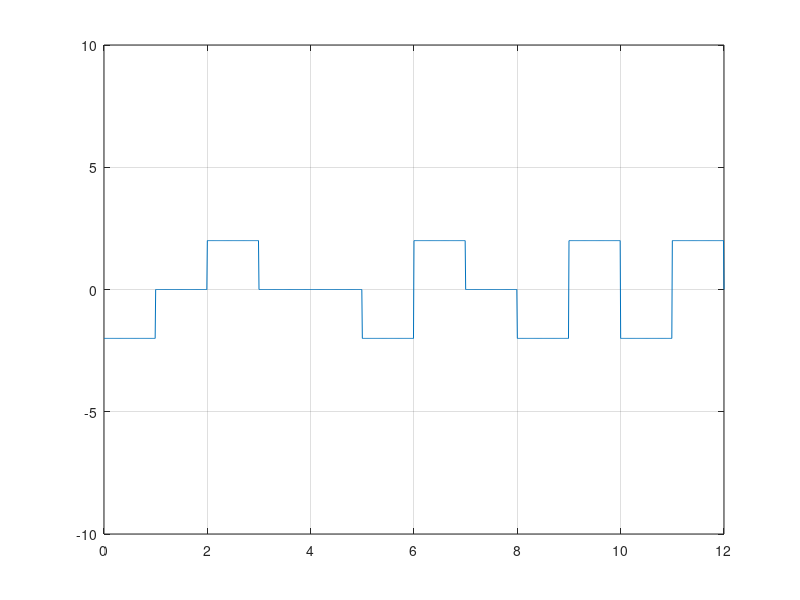

Here is the MATLAB script that generated this plot:
%Digital signal....
%Bipolar AMI
%IF bit=1 y(from:to) = opposit of previous state for non zero bit
%IF bit=0 y(from:to) = 0

clear all;
clc;
bit = [1, 0, 1, 0, 0, 1, 1, 0, 1, 1, 1, 1];

v = 2;

fs = 100;
bit_duration = 1; % bitrate = 1/bitduration
T = length(bit) * bit_duration; % len/bitrate.
t = 0:1/fs:T;

x_digital = zeros(1, length(t));

lastState = v;

%encoding
for i = 1:length(bit)
    from = (i-1)*fs*bit_duration+1;
    to = i*fs*bit_duration;
    
    if bit(i) == 1
        x_digital(from : to) = -lastState;
        lastState = -lastState;
        
    else
        x_digital(from : to) = 0;
    end
end

%subplot(1,2,1);
plot(t, x_digital);
xlim([0, T]);
ylim([-10, 10]);
grid on;

%decoding
data = zeros(1, length(bit));
lastState = v;
for i=1:length(bit)
    from = (i-1)*fs*bit_duration+1;
    to = i*fs*bit_duration;
    
    if(x_digital(from : to) == 0)
        data(i) = 0;
    else
        data(i) = 1;
        
        
    end
end

disp(data)